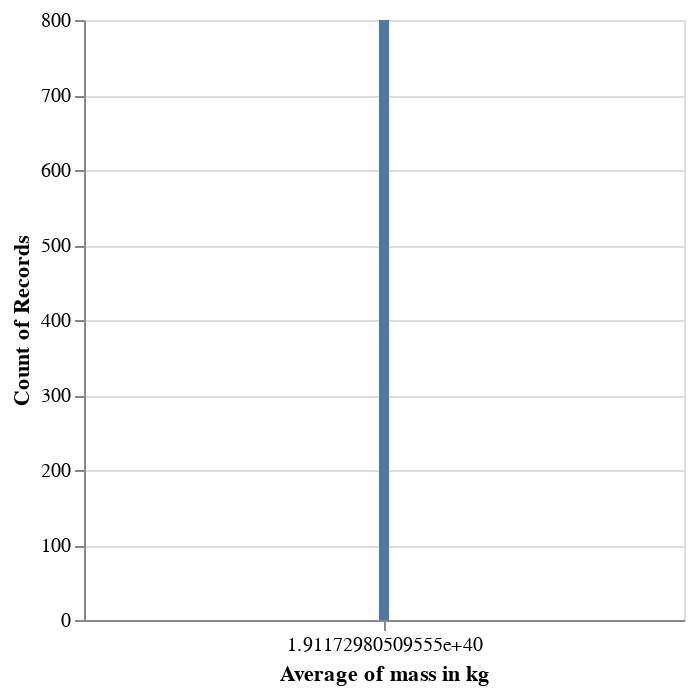

Write notebook code for a chart like this one.
### Code cell
DeepnoteChart(df, """{"layer":[{"layer":[{"mark":{"clip":true,"type":"bar","color":"#4c78a8","tooltip":true},"encoding":{"x":{"sort":null,"type":"quantitative","field":"mass in kg","scale":{"type":"linear"},"format":{"type":"default","decimals":null},"aggregate":"average","formatType":"numberFormatFromNumberType"},"y":{"sort":null,"type":"quantitative","scale":{"type":"linear"},"format":{"type":"default","decimals":null},"aggregate":"count","formatType":"numberFormatFromNumberType"}}}]}],"title":"","config":{"legend":{}},"$schema":"https://vega.github.io/schema/vega-lite/v5.json","encoding":{}}""")

### Figure 1 — Vega-Lite specification as saved in the notebook (floating-point values rounded to 4 significant figures; data arrays with more than 128 entries replaced by an {"elided": "..."} marker saying what was removed)
{"layer": [{"layer": [{"mark": {"clip": true, "type": "bar", "color": "#4c78a8", "tooltip": true}, "encoding": {"x": {"sort": null, "type": "quantitative", "field": "mass in kg", "scale": {"type": "linear"}, "format": {"type": "default", "decimals": null}, "aggregate": "average", "formatType": "numberFormatFromNumberType"}, "y": {"sort": null, "type": "quantitative", "scale": {"type": "linear"}, "format": {"type": "default", "decimals": null}, "aggregate": "count", "formatType": "numberFormatFromNumberType"}}}]}], "title": "", "config": {"legend": {}}, "$schema": "https://vega.github.io/schema/vega-lite/v5.json", "encoding": {}, "data": {"values": {"elided": "800 records"}}}
